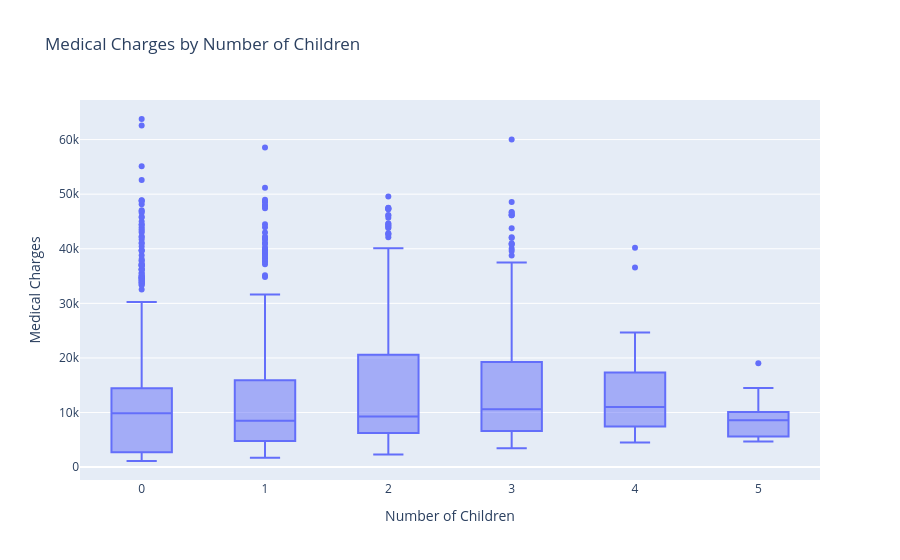

Notebook source saved alongside this figure:
### Code cell
fig = px.box(
   df,
   x="children",
   y="charges",
   title="Medical Charges by Number of Children",
   labels={
       "children": "Number of Children",
       "charges": "Medical Charges"
   }
)
fig.show()

### Figure 1 — Plotly figure (JSON) as saved in the notebook; plotly's stock layout.template omitted (floating-point values rounded to 4 significant figures; data arrays with more than 128 entries replaced by an {"elided": "..."} marker saying what was removed)
{"data": [{"alignmentgroup": "True", "hovertemplate": "Number of Children=%{x}<br>Medical Charges=%{y}<extra></extra>", "legendgroup": "", "marker": {"color": "#636efa"}, "name": "", "notched": false, "offsetgroup": "", "orientation": "v", "showlegend": false, "type": "box", "x": {"elided": "1338 int values"}, "x0": " ", "xaxis": "x", "y": {"elided": "1338 float values"}, "y0": " ", "yaxis": "y"}], "layout": {"boxmode": "group", "legend": {"tracegroupgap": 0}, "title": {"text": "Medical Charges by Number of Children"}, "xaxis": {"anchor": "y", "domain": [0, 1], "title": {"text": "Number of Children"}}, "yaxis": {"anchor": "x", "domain": [0, 1], "title": {"text": "Medical Charges"}}}}
